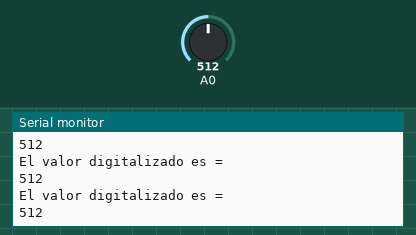
This sketch was run on a simulated Arduino Uno, built with avr-gcc and run on an emulated ATmega328P. Parts: the last lines printed to the serial monitor. The test bench sets the inputs (shaded band); at power-on: A0 = 512.

Above: at 1.3 s.
1.4 s: A0 set to 716
At 1.86 s:
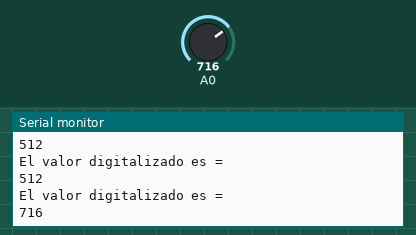
2.9 s: A0 set to 900
At 3.37 s:
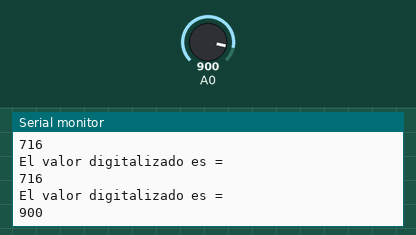
Timing chart, 0 to 5.9 s (numbered marks = the images above; inputs shaded):
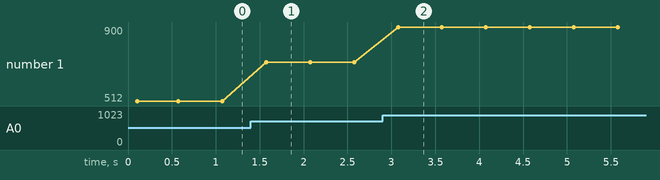

The sketch:

6_Potenciometro_Serial.ino
```cpp
int digitalPot;

void setup() {

  Serial.begin(9600);
  Serial.println("Prueba del monitor serial");
  Serial.println("Con una Entrada Analogica con potenciometro");
}

void loop() {

  digitalPot = analogRead(A0);
  Serial.println("El valor digitalizado es = ");
  Serial.println(digitalPot);
  delay(500);

}
```

Measured:
- after the input at 1.4 s, the serial monitor: prints a new line after 0.17 s (image 1)
- after the input at 2.9 s, the serial monitor: prints a new line after 0.18 s (image 2)
- plotted number 1: 512 → 716 after the input at 1.4 s, 716 → 900 after the input at 2.9 s
